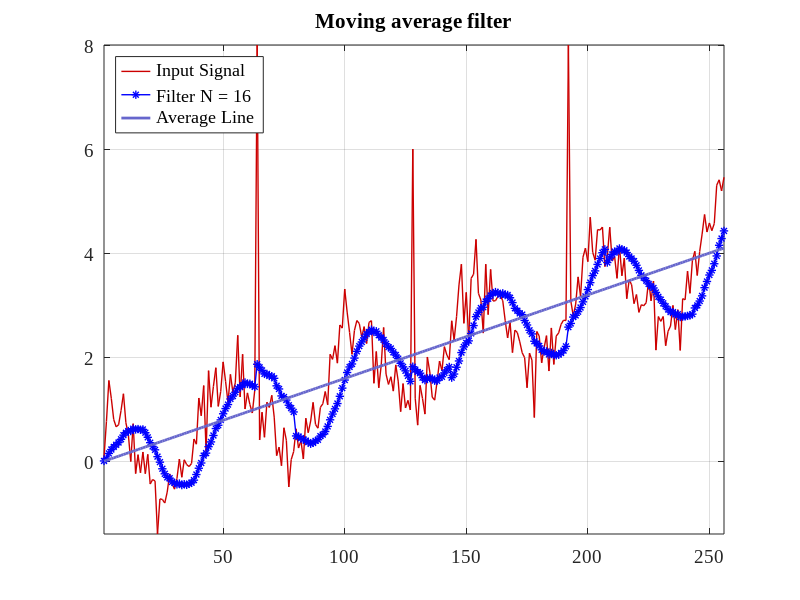
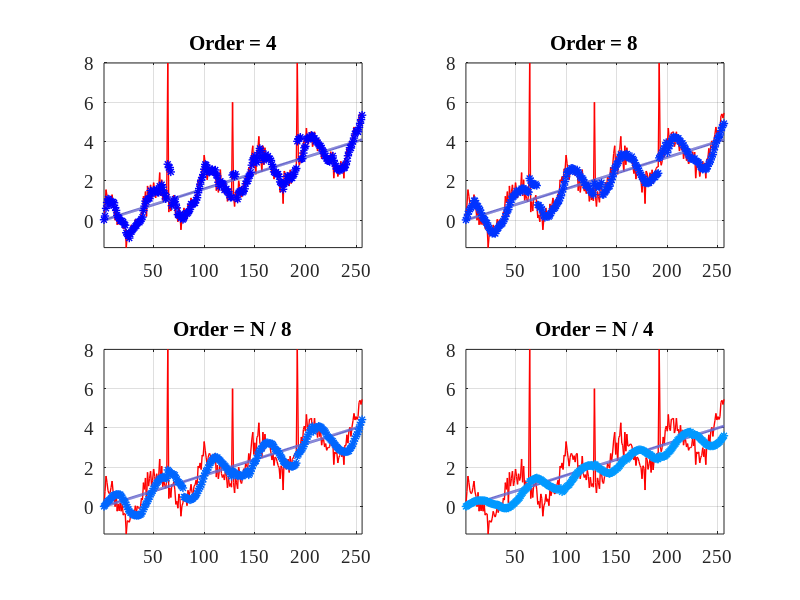

MATLAB code for these plots, in order:
%% -----------------------------------------------------------------------
%
% Title       : test_average.m
% Author      : Alexander Kapitanov	
% Company     : AO Insys
% E-mail      : sallador@bk.ru 
% Version     : 1.0	 
%
%-------------------------------------------------------------------------
%
% Description : 
%    Moving average filters
%
%-------------------------------------------------------------------------
%
% Version     : 1.0 
% Date        : 2018.12.09
%
%-------------------------------------------------------------------------

% Preparing to work
close all;
clear all;

set(0, 'DefaultAxesFontSize', 14, 'DefaultAxesFontName', 'Times New Roman');
set(0, 'DefaultTextFontSize', 14, 'DefaultTextFontName', 'Times New Roman'); 

% Settings
Num = 2^8;      % Number of points
SNR = 11-2;      % Signal noise ratio

F1 = 5;         % Signal freq1
F2 = 4;         % Signal freq2


% Create input data vector
for i = 1:Num
  Dat(i,1) = (cos(F1 * (i-1) * 2 * pi / Num));
  
  Dat(i,1) = cos(F1 * (i-1) * 2 * pi / Num) + 4*i/Num;

  %  Dat(i,1) = (cos(F1 * (i-1) * 2 * pi / Num)) + ((1/4) * cos(F2 * (i-1) * 2 * pi / Num));
%  Dat(i,1) = i-1;

%  if (i < Num/2)
%    Dat(i,1) = cos(F1 * (i-1) * 2 * pi / Num) + 4*i/Num;
%  else
%    Dat(i,1) = cos(F1 * (i-1) * 2 * pi / Num) + (4*Num/2 - 4*i/Num);
%  endif

%  if (i < Num/2)
%    Dat(i,1) = 4*i/Num;
%  else
%    Dat(i,1) = 4 - 4*i/Num;
%  endif

endfor

% Adding noise to real signal 
DatAwgn = awgn(Dat, SNR, 0, 1);     

% Add peaks
DatAwgn(1*Num/4,1) = 8;
DatAwgn(2*Num/4,1) = 6;
DatAwgn(3*Num/4,1) = 8;


% Execute moving average filters
function fil_out = fn_filter(Data, Ndat, Nord)
  fil_dat = zeros(Ndat, 1);
  for i = 1:Ndat
    for j = 0:Nord-1
      if ((i-1) < j)
        fil_dat(i,1) = fil_dat(i,1);
      else 
        fil_dat(i,1) = fil_dat(i,1) + Data(i-j,1);
      endif
    endfor
  endfor
  fil_out = fil_dat / Nord;
endfunction

% Calculate some MAF filters
Fl2 = fn_filter(DatAwgn, Num, 4);
Fl3 = fn_filter(DatAwgn, Num, 8);
Fl4 = fn_filter(DatAwgn, Num, Num/16);
Fl5 = fn_filter(DatAwgn, Num, Num/8);

FlN = fn_filter(DatAwgn, Num, 16);

% Find sorting data from min to max
DatSort = sort(DatAwgn);

MedCalc = 2 * median(DatAwgn) / Num;
AvgCalc = 2 * mean(DatAwgn) / Num;


for i = 1:Num
  DatAvg(i,1) = (i-1) * AvgCalc;
endfor


% Plot average data
figure('Name', 'Moving average filter', 'NumberTitle','off');
plot(DatAwgn, '-', 'LineWidth', 1, 'Color',[0.8 0 0]); hold on;
plot(FlN, '-*', 'LineWidth', 1, 'Color', [0 0 1]); hold on; 
plot(DatAvg, '-', 'LineWidth', 2, 'Color', [0.4 0.4 0.8]); hold on; 
grid on; axis tight;
legend({'Input Signal', 'Filter N = 16', 'Average Line'}, 'Location', 'northwest');
title(['Moving average filter']) 


% Plot some filters
figure('Name', 'Moving average filters N order', 'NumberTitle','off');
subplot(2,2,1)
plot(DatAwgn, '-', 'LineWidth', 1, 'Color',[1 0 0]); hold on;
plot(DatAvg, '-', 'LineWidth', 2, 'Color', [0.4 0.4 0.8]); hold on; 
plot(Fl2, '*', 'LineWidth', 1, 'Color', [0 0 1]); grid on; axis tight;
title(['Order = 4'])

subplot(2,2,2)
plot(DatAwgn, '-', 'LineWidth', 1, 'Color',[1 0 0]); hold on;
plot(DatAvg, '-', 'LineWidth', 2, 'Color', [0.4 0.4 0.8]); hold on; 
plot(Fl3, '*', 'LineWidth', 1, 'Color', [0 0.2 1]); grid on; axis tight;
title(['Order = 8'])

subplot(2,2,3)
plot(DatAwgn, '-', 'LineWidth', 1, 'Color',[1 0 0]); hold on;
plot(DatAvg, '-', 'LineWidth', 2, 'Color', [0.4 0.4 0.8]); hold on; 
plot(Fl4, '*', 'LineWidth', 1, 'Color', [0 0.4 1]); grid on; axis tight;
title(['Order = N / 8'])

subplot(2,2,4)
plot(DatAwgn, '-', 'LineWidth', 1, 'Color',[1 0 0]); hold on;
plot(DatAvg, '-', 'LineWidth', 2, 'Color', [0.4 0.4 0.8]); hold on; 
plot(Fl5, '*', 'LineWidth', 1, 'Color', [0 0.6 1]); grid on; axis tight;
title(['Order = N / 4'])
